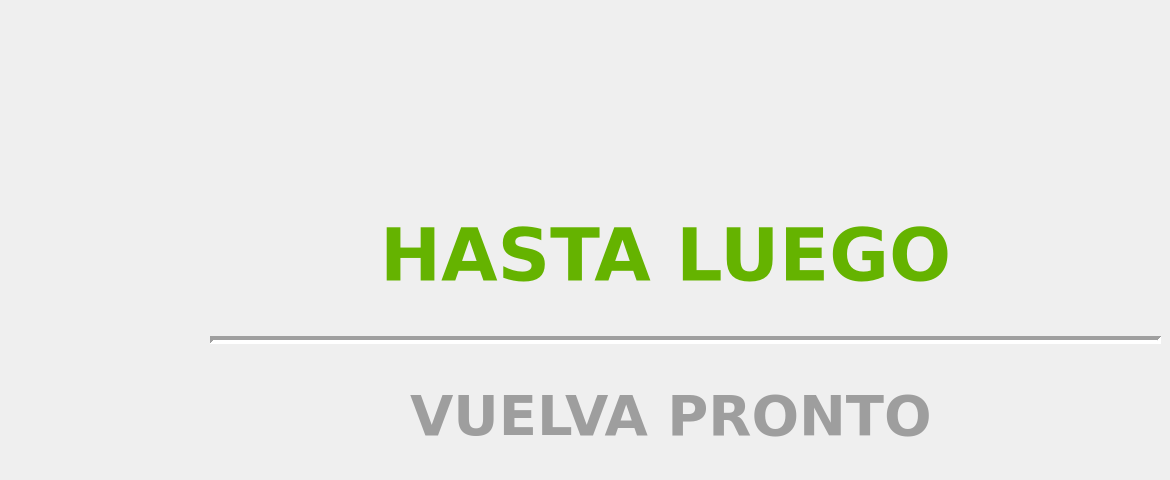
   <widget class="QWidget" name="page">
    <widget class="QLabel" name="label_14">
     <property name="geometry">
      <rect>
       <x>380</x>
       <y>200</y>
       <width>751</width>
       <height>111</height>
      </rect>
     </property>
     <property name="font">
      <font>
       <family>DejaVu Sans</family>
       <pointsize>55</pointsize>
       <weight>75</weight>
       <bold>true</bold>
      </font>
     </property>
     <property name="styleSheet">
      <string notr="true">background-color:transparent;
color:rgb(101, 179, 0)</string>
     </property>
     <property name="text">
      <string>HASTA LUEGO</string>
     </property>
    </widget>
    <widget class="QLabel" name="label_15">
     <property name="geometry">
      <rect>
       <x>410</x>
       <y>360</y>
       <width>601</width>
       <height>111</height>
      </rect>
     </property>
     <property name="font">
      <font>
       <family>DejaVu Sans</family>
       <pointsize>42</pointsize>
       <weight>75</weight>
       <bold>true</bold>
      </font>
     </property>
     <property name="styleSheet">
      <string notr="true">background-color:transparent;
color:rgb(158, 158, 158)</string>
     </property>
     <property name="text">
      <string>VUELVA PRONTO</string>
     </property>
    </widget>
    <widget class="Line" name="line_7">
     <property name="geometry">
      <rect>
       <x>210</x>
       <y>330</y>
       <width>951</width>
       <height>20</height>
      </rect>
     </property>
     <property name="styleSheet">
      <string notr="true">background-color:qlineargradient(spread:pad, x1:0, y1:0.00568182, x2:1, y2:1, stop:1 rgba(255, 255, 255, 0));
color:black;</string>
     </property>
     <property name="lineWidth">
      <number>4</number>
     </property>
     <property name="orientation">
      <enum>Qt::Horizontal</enum>
     </property>
    </widget>
    <widget class="QLabel" name="label_26">
     <property name="geometry">
      <rect>
       <x>610</x>
       <y>30</y>
       <width>71</width>
       <height>81</height>
      </rect>
     </property>
     <property name="styleSheet">
      <string notr="true">background-color:transparent;</string>
     </property>
     <property name="text">
      <string/>
     </property>
     <property name="pixmap">
      <pixmap>../../../../../../../../../../../../../.designer/backup/imagenes/ok-cloud.png</pixmap>
     </property>
    </widget>
   </widget>
